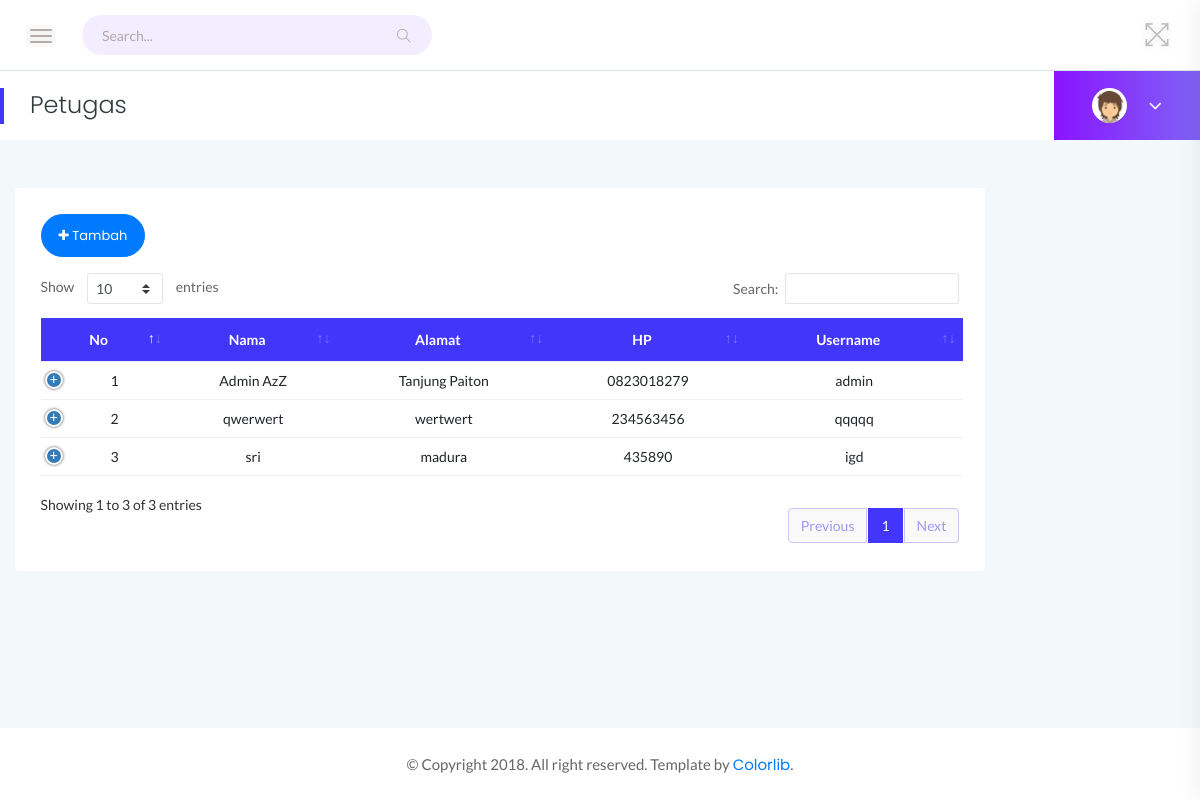
The app's page /index.php/c_petugas with its own data.
### tables this page shows
CREATE TABLE `tb_petugas` (
  `id_petugas` int(11) NOT NULL,
  `nama` varchar(30) NOT NULL,
  `alamat` varchar(50) NOT NULL,
  `hp` varchar(12) NOT NULL,
  `username` varchar(30) NOT NULL,
  `password` varchar(30) NOT NULL
);

### application/controllers/c_petugas.php (called while the page is built, shortened)
<?php
class c_petugas extends CI_Controller {
    public function __construct() {
        $this->load->model('m_petugas');
        $this->load->helper('url');
    }
    public function index() {
        $data['judul1'] = 'Petugas';
        $data['judul2'] = '';
        $data['petugas'] = $this->m_petugas->semua_data();
        $data['contents'] = 'petugas/v_index';
        $this->load->view('v_template', $data);
    }
}

### index.php (called while the page is built, shortened)
<?php
require_once BASEPATH.'core/CodeIgniter.php';

### application/models/m_petugas.php (called while the page is built, shortened)
<?php
class M_petugas extends CI_Model {
    public function semua_data() {
        return $this->db->order_by('nama', 'asc')
                        ->get('tb_petugas')
                        ->result();
    }
}
?>

### application/views/petugas/v_index.php (the view, shortened to what this page needs)
<div class="main-content-inner">
    <div class="row">
        <div class="col-10 mt-5">
            <div class="card">
                <div class="card-body">
                    <a class="btn btn-rounded btn-primary mb-3" href="<?= base_url() . 'c_petugas/tambah' ?>" role="button"><i class="icon fa fa-plus"></i> Tambah</a>
                    <div class="data-tables datatable-primary">
                        <table id="dataTable2" class="text-center">
                            <thead class="text-capitalize">
                                <tr>
                                    <th>No</th>
                                    <th>Nama</th>
                                    <th>Alamat</th>
                                    <th>HP</th>
                                    <th>Username</th>
                                </tr>
                            </thead>
                            <tbody>
                                <?php
                                $no = 1;
                                foreach ($petugas as $b) {
                                    ?>
                                    <tr>
                                        <td><?= $no ?></td>
                                        <td><?= $b->nama ?></td>
                                        <td><?= $b->alamat ?></td>
                                        <td><?= $b->hp ?></td>
                                        <td><?= $b->username ?></td>
                                    </tr>
                                    <?php
                                    $no++;
                                }
                                ?>
                            </tbody>
                        </table>
                    </div>
                </div>
            </div>
        </div>
    </div>
</div>

### assets/css/styles.css (style rules this page uses)
.card { border: none; border-radius: 4px; background-color: #fff; -webkit-transition: all 0.3s ease 0s; transition: all 0.3s ease 0s; }
.card-body { padding: 25.6px; padding: 1.6rem; }
.main-content-inner { padding: 0 30px 50px; }
.btn { padding: 11px 17px; font-size: 13px; letter-spacing: 0; }
.btn-rounded { border-radius: 50px; }
table tr th { border-bottom: none; }
table tr th, table tr td { border-top: 1px solid rgba(120, 130, 140, 0.13) !important; }
.datatable-primary thead { background: #4336fb; color: #fff; }
table.dataTable.no-footer { border-bottom: 1px solid rgba(120, 130, 140, 0.13) !important; }
table.dataTable thead th, table.dataTable thead td { border-bottom-color: transparent; }

### records on screen
tb_petugas: nama "Admin AzZ", alamat "Tanjung Paiton", hp "0823018279", username "admin"
tb_petugas: nama "qwerwert", alamat "wertwert", hp "234563456", username "qqqqq"
tb_petugas: nama "sri", alamat "madura", hp "435890", username "igd"

### other values on screen
$judul1 "Petugas"
